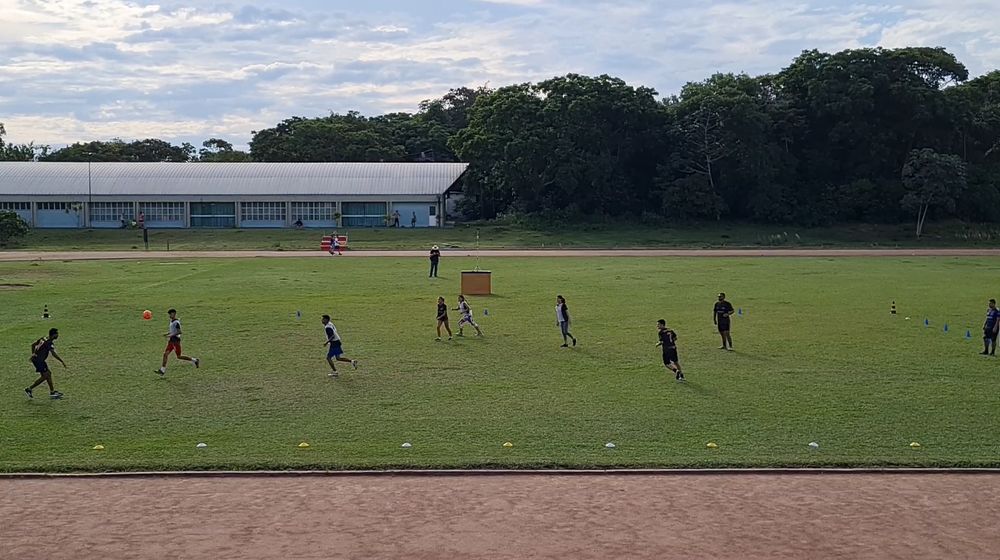
#> input picture 4_DetectionColor _v2/campo_s20.png, 1000 x 560 px, shrunk from 1920 x 1076 before the run
$ python identificarCor.py
#> lines starting #> are read from the running program, lines starting #| are printed output that depends on the picture; after the words box and inside, x2 and y2 are one past the last pixel; in counts of white or black regions, pixels touching at a corner belong together
import numpy as np
import cv2

lower_greenCampo = np.array([20,55,76])
upper_greenCampo = np.array([100,130,255])
#============== mascaras de cores -> usada na funcao draw_by_team
lower_white = np.array([50,15,85])
upper_white = np.array([170,150,200])

lower_black = np.array([0,150,0])
upper_black = np.array([100,255,50])

roi = cv2.imread("campo_s20.png")
#> roi is the input picture: shape (560, 1000, 3); mean B, G, R 96.2, 111.2, 108.2

# Convert Image to Image HSV
hsv = cv2.cvtColor(roi, cv2.COLOR_BGR2HSV)
#> hsv: shape (560, 1000, 3); mean H, S, V 59.2, 82.3, 120.2

maskBlack = cv2.inRange(hsv, lower_black, upper_black)
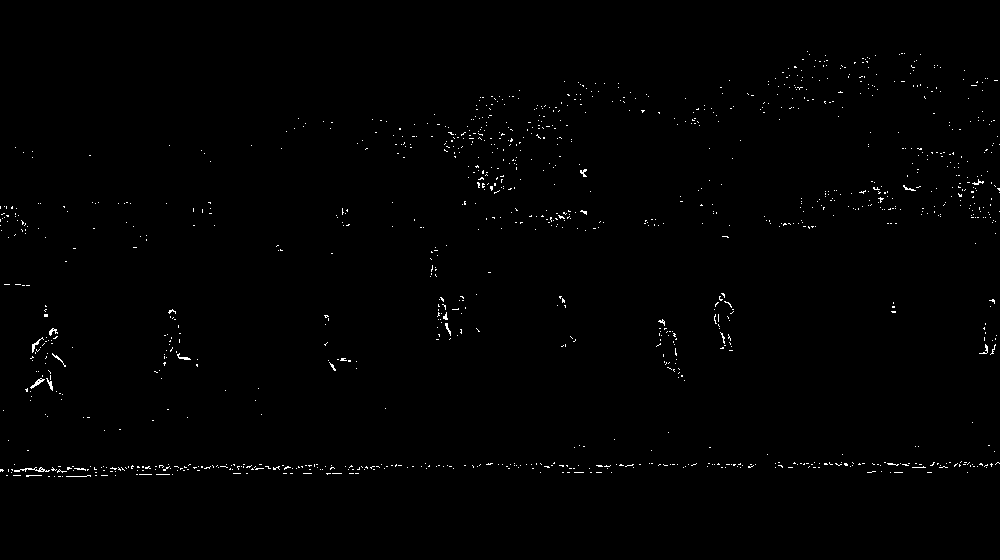
#> maskBlack: shape (560, 1000); 0.63% white in thin lines or dots, all inside (x1, y1, x2, y2) = (0, 51, 1000, 477)
# maskOrange = cv2.inRange(hsv, lower_orange, upper_orange)

result = cv2.bitwise_and(roi, roi, mask=maskBlack)

cv2.imshow('result', result)
cv2.imshow('entrada', roi)

# identificando jogador Azul
# contours, hierarchy = cv2.findContours(maskBlack,
#                                        cv2.RETR_TREE,
#                                        cv2.CHAIN_APPROX_SIMPLE)

# cv2.imshow("teste", roi)
#
cv2.waitKey(0)
cv2.destroyAllWindows()

# [14 lines of commented-out code are left out]
